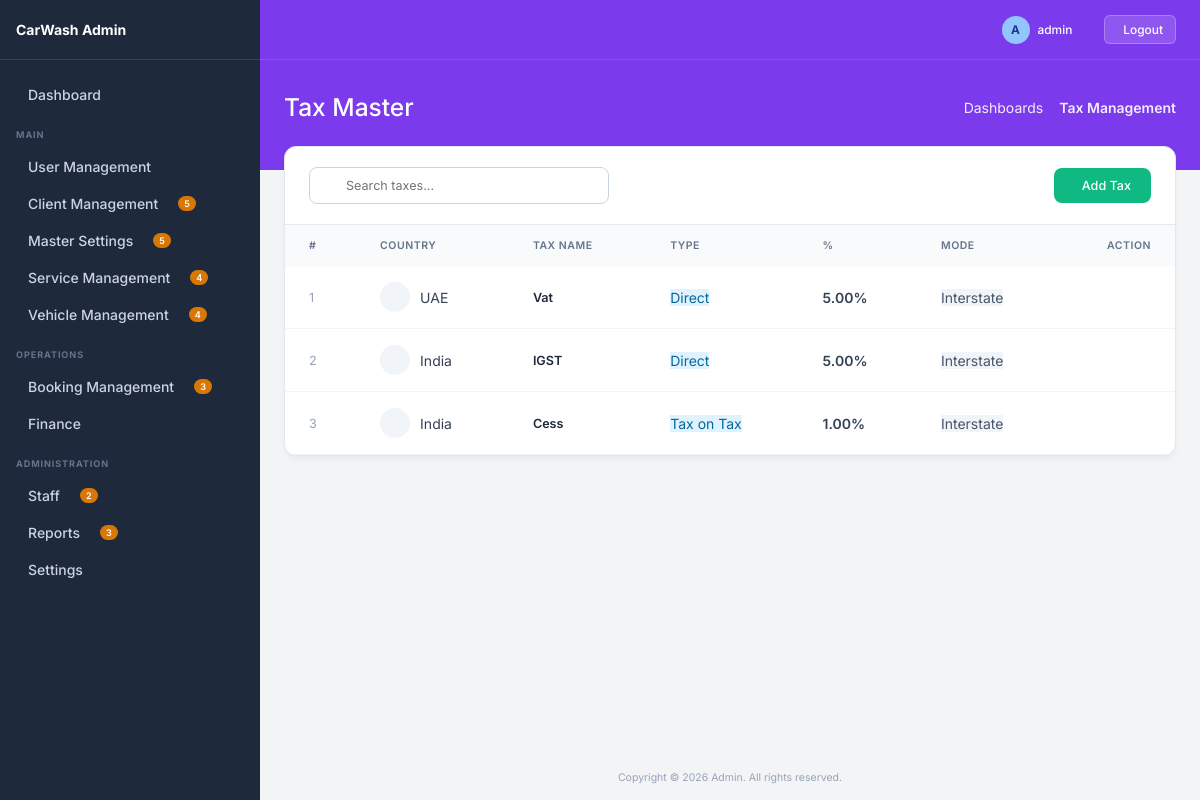
/tax/ (signed in), run on an earlier commit of the app's database.
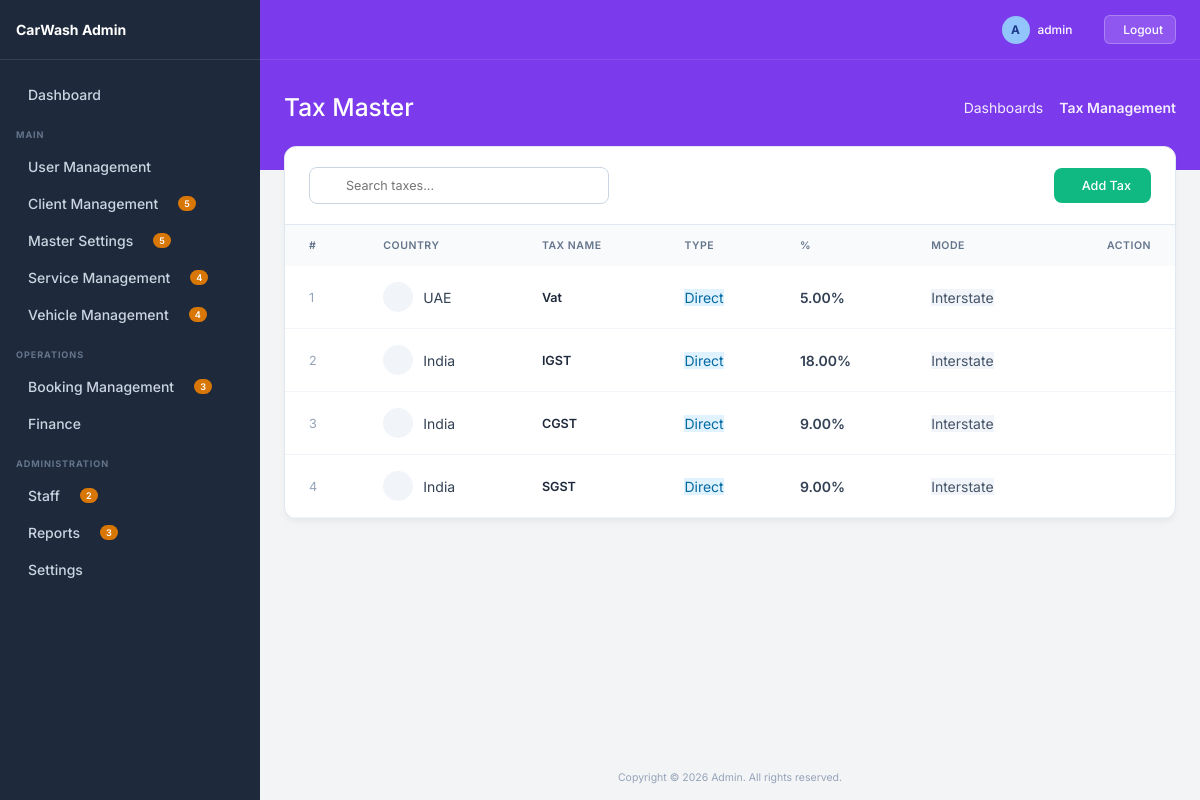
And on a later commit of the database.
### tax_management/models.py (models this page shows)
class Tax(BaseModel):
    TAX_TYPE = (
        ('direct', 'Direct'),
        ('tax_on_tax', 'Tax on Tax'),
    )
    MODE = (
        ('interstate', 'Interstate'),
        ('intrastate', 'Intrastate'),
    )
    country = models.ForeignKey(Country, on_delete=models.CASCADE)
    name = models.CharField(max_length=100)
    percent = models.DecimalField(max_digits=5, decimal_places=2)
    tax_type = models.CharField(max_length=10, choices=TAX_TYPE)
    mode = models.CharField(max_length=15, choices=MODE)

### master/models.py (models this page shows, shortened)
class Country(BaseModel):
    name = models.CharField(max_length=100)

### tax_management/views.py (the view)
# urls.py: path('tax/', views.tax_list, name='tax_list'),
@login_required
def tax_list(request):
    queryset = Tax.objects.filter(is_deleted=False).order_by('-id')
    search = request.GET.get('search')
    if search:
        queryset = queryset.filter(name__icontains=search)
    username = request.user.username
    log_activity(
        created_by=request.user,
        description=f"{username} viewed tax list."
    )
    return render(request, 'tax_list.html', {
        'title': 'Tax List',
        'taxes': queryset,
        'search': search,
    })

### core/functions.py (called while the page is built)
def log_activity(created_by, description, created_date=None):
    if created_date is None:
        created_date = timezone.now()
    Processing_Log.objects.create(
        created_by=created_by,
        description=description,
        created_date=created_date
    )

### tax_management/templates/tax_list.html (shortened to what this page needs)
{% extends 'base.html' %}
{% block page_title %}Tax Master{% endblock %}
{% block breadcrumb_active %}Tax Management{% endblock %}
{% block content %}
<div class="list-container">
    <div class="list-header">
        <form method="GET" class="search-wrapper">
            <input type="text" name="search" value="{% if search %}{{ search }}{% endif %}" placeholder="Search taxes..." class="search-input">
        </form>
        <a href="{% url 'tax_create' %}" class="btn-create">
             Add Tax
        </a>
    </div>
    <div style="overflow-x: auto;">
        <table class="premium-table">
            <thead>
                <tr>
                    <th>#</th>
                    <th>Country</th>
                    <th>Tax Name</th>
                    <th>Type</th>
                    <th>%</th>
                    <th>Mode</th>
                    <th style="text-align:right;">Action</th>
                </tr>
            </thead>
            <tbody>
                {% for obj in taxes %}
                <tr>
                    <td style="color:#94a3b8;">{{ forloop.counter }}</td>
                    <td>
                        <div style="display:flex; align-items:center; gap:10px;">
                            <div style="width:30px;height:30px;border-radius:50%;background:#f1f5f9;display:flex;align-items:center;justify-content:center;">
                            </div>
                            {{ obj.country.name }}
                        </div>
                    </td>
                    <td style="font-weight:600; color:#1e293b;">
                        {{ obj.name }}
                    </td>
                    <td>
                        <span class="badge" style="background:#e0f2fe; color:#0369a1;">
                            {{ obj.get_tax_type_display }}
                        </span>
                    </td>
                    <td>
                        <span style="font-weight:600;">{{ obj.percent }}%</span>
                    </td>
                    <td>
                        <span class="badge" style="background:#f1f5f9; color:#475569;">
                            {{ obj.get_mode_display }}
                        </span>
                    </td>
                    <td style="text-align:right;">
                        <div style="display:flex; gap:8px; justify-content:flex-end;">
                            <a href="{% url 'tax_edit' obj.pk %}" class="action-btn edit">
                            </a>
                            <a href="{% url 'tax_delete' obj.pk %}" onclick="return confirm('Delete this tax?')" class="action-btn delete">
                            </a>
                        </div>
                    </td>
                </tr>
                {% endfor %}
            </tbody>
        </table>
    </div>
</div>
{% endblock %}

What changed in the data, as far as the page shows it:
changed Tax "IGST": percent "5.00" → "18.00"
changed Tax: name "Cess" → "CGST"; tax_type "Tax on Tax" → "Direct"; percent "1.00" → "9.00"
added Tax: country.name "India", name "SGST", tax_type "Direct", percent "9.00", mode "Interstate"
